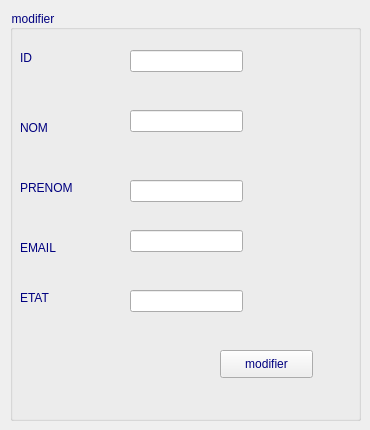
       <widget class="QWidget" name="tab_10">
        <attribute name="title">
         <string>modifier_employe</string>
        </attribute>
        <widget class="QGroupBox" name="groupBox_6">
         <property name="geometry">
          <rect>
           <x>10</x>
           <y>10</y>
           <width>351</width>
           <height>411</height>
          </rect>
         </property>
         <property name="styleSheet">
          <string notr="true">color:rgb(0, 0, 127);</string>
         </property>
         <property name="title">
          <string>modifier</string>
         </property>
         <widget class="QLabel" name="label_29">
          <property name="geometry">
           <rect>
            <x>10</x>
            <y>40</y>
            <width>56</width>
            <height>16</height>
           </rect>
          </property>
          <property name="text">
           <string>ID</string>
          </property>
         </widget>
         <widget class="QLabel" name="label_30">
          <property name="geometry">
           <rect>
            <x>10</x>
            <y>110</y>
            <width>56</width>
            <height>16</height>
           </rect>
          </property>
          <property name="text">
           <string>NOM</string>
          </property>
         </widget>
         <widget class="QLabel" name="label_31">
          <property name="geometry">
           <rect>
            <x>10</x>
            <y>170</y>
            <width>56</width>
            <height>16</height>
           </rect>
          </property>
          <property name="text">
           <string>PRENOM</string>
          </property>
         </widget>
         <widget class="QLabel" name="label_32">
          <property name="geometry">
           <rect>
            <x>10</x>
            <y>230</y>
            <width>56</width>
            <height>16</height>
           </rect>
          </property>
          <property name="text">
           <string>EMAIL</string>
          </property>
         </widget>
         <widget class="QLineEdit" name="le_id_2">
          <property name="geometry">
           <rect>
            <x>120</x>
            <y>40</y>
            <width>113</width>
            <height>22</height>
           </rect>
          </property>
         </widget>
         <widget class="QLineEdit" name="le_Nom_2">
          <property name="geometry">
           <rect>
            <x>120</x>
            <y>100</y>
            <width>113</width>
            <height>22</height>
           </rect>
          </property>
         </widget>
         <widget class="QLineEdit" name="le_Prenom_2">
          <property name="geometry">
           <rect>
            <x>120</x>
            <y>170</y>
            <width>113</width>
            <height>22</height>
           </rect>
          </property>
         </widget>
         <widget class="QLineEdit" name="le_Mail_2">
          <property name="geometry">
           <rect>
            <x>120</x>
            <y>220</y>
            <width>113</width>
            <height>22</height>
           </rect>
          </property>
         </widget>
         <widget class="QPushButton" name="pb_modifier_2">
          <property name="geometry">
           <rect>
            <x>210</x>
            <y>340</y>
            <width>93</width>
            <height>28</height>
           </rect>
          </property>
          <property name="text">
           <string>modifier</string>
          </property>
         </widget>
         <widget class="QLabel" name="label_38">
          <property name="geometry">
           <rect>
            <x>10</x>
            <y>280</y>
            <width>56</width>
            <height>16</height>
           </rect>
          </property>
          <property name="text">
           <string>ETAT</string>
          </property>
         </widget>
         <widget class="QLineEdit" name="le_Etat_2">
          <property name="geometry">
           <rect>
            <x>120</x>
            <y>280</y>
            <width>113</width>
            <height>22</height>
           </rect>
          </property>
         </widget>
        </widget>
       </widget>
